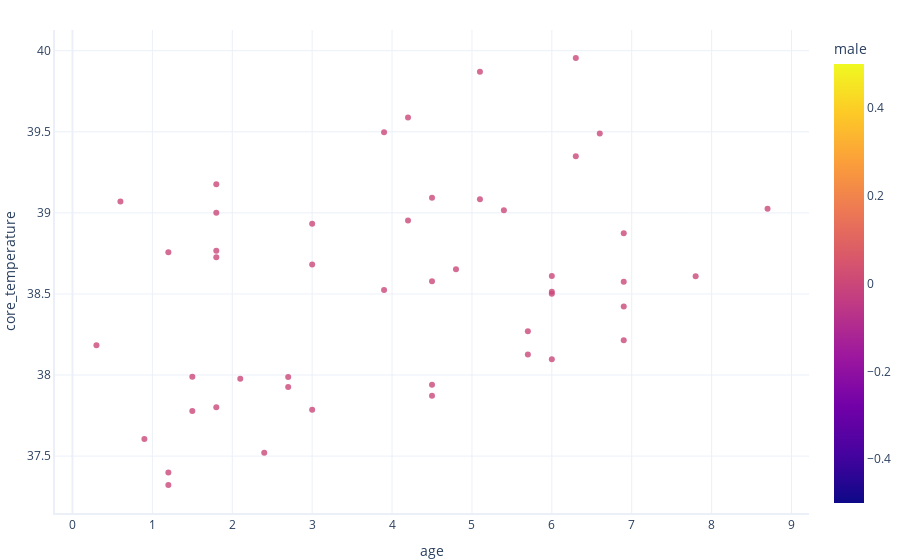

Source (notebook cell):
### Code cell
px.scatter(dataset.loc[dataset["male"] == 0],
    x='age',                              # x-axis: sex categories
    y='core_temperature', 
    color="male"                            # y-axis: port categories
   # bubble color based on survival rate
    )

### Figure 1 — Plotly figure (JSON) as saved in the notebook; plotly's stock layout.template omitted (floating-point values rounded to 4 significant figures)
{"data": [{"hovertemplate": "age=%{x}<br>core_temperature=%{y}<br>male=%{marker.color}<extra></extra>", "legendgroup": "", "marker": {"color": [0, 0, 0, 0, 0, 0, 0, 0, 0, 0, 0, 0, 0, 0, 0, 0, 0, 0, 0, 0, 0, 0, 0, 0, 0, 0, 0, 0, 0, 0, 0, 0, 0, 0, 0, 0, 0, 0, 0, 0, 0, 0, 0, 0, 0, 0, 0], "coloraxis": "coloraxis", "symbol": "circle"}, "mode": "markers", "name": "", "orientation": "v", "showlegend": false, "type": "scatter", "x": [6.9, 5.4, 7.8, 1.5, 1.8, 4.5, 4.8, 2.7, 0.9, 1.2, 6, 3.9, 6, 5.7, 5.1, 5.7, 2.7, 6.9, 3, 1.8, 2.4, 6.3, 1.8, 6.3, 8.7, 4.5, 1.2, 0.6, 3.9, 4.2, 1.2, 0.3, 3, 2.1, 1.5, 5.1, 6, 6, 4.2, 1.8, 6.9, 4.5, 1.8, 3, 4.5, 6.6, 6.9], "xaxis": "x", "y": [38.42, 39.02, 38.61, 37.78, 39.18, 38.58, 38.65, 37.99, 37.61, 37.4, 38.1, 39.5, 38.5, 38.27, 39.08, 38.13, 37.93, 38.21, 38.93, 37.8, 37.52, 39.35, 38.73, 39.96, 39.03, 37.87, 38.76, 39.07, 38.52, 39.59, 37.32, 38.18, 37.79, 37.98, 37.99, 39.87, 38.51, 38.61, 38.95, 38.77, 38.87, 39.09, 39.0, 38.68, 37.94, 39.49, 38.58], "yaxis": "y"}], "layout": {"coloraxis": {"colorbar": {"title": {"text": "male"}}, "colorscale": [[0, "#0d0887"], [0.1111, "#46039f"], [0.2222, "#7201a8"], [0.3333, "#9c179e"], [0.4444, "#bd3786"], [0.5556, "#d8576b"], [0.6667, "#ed7953"], [0.7778, "#fb9f3a"], [0.8889, "#fdca26"], [1, "#f0f921"]]}, "legend": {"tracegroupgap": 0}, "xaxis": {"anchor": "y", "domain": [0, 1], "title": {"text": "age"}}, "yaxis": {"anchor": "x", "domain": [0, 1], "title": {"text": "core_temperature"}}}}
